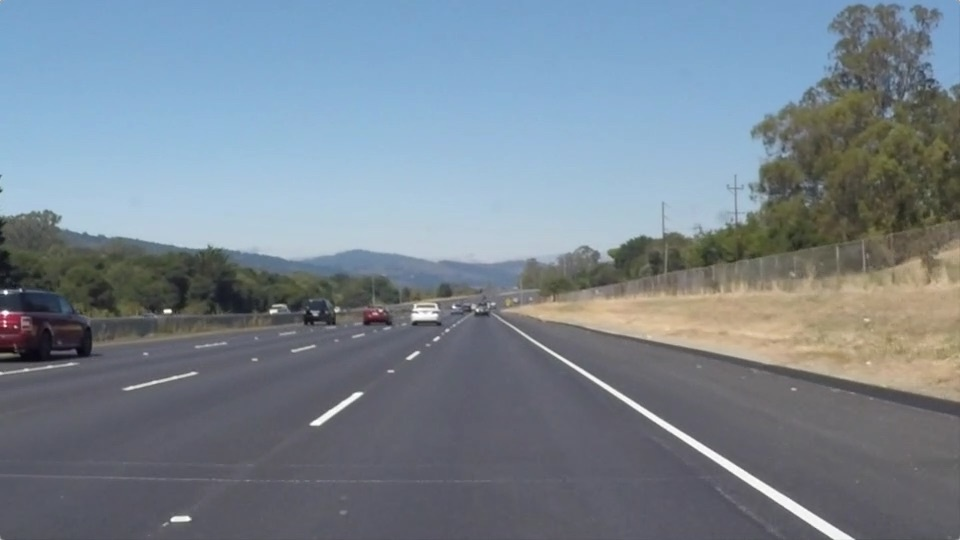
#> input picture media/in/test_img.jpg, 960 x 540 px
$ python -i vert_edge_map_generator.py   (imports and definitions only)   (older library calls are emulated)
#> lines starting #> are read from the running program, lines starting #| are printed output that depends on the picture; after the words box and inside, x2 and y2 are one past the last pixel; in counts of white or black regions, pixels touching at a corner belong together
#> further down, picture is the input picture: shape (540, 960, 3); mean B, G, R 143.7, 132.6, 120.3
import cv2
import numpy as np
from numpy.typing import NDArray
from typing import Literal
from lane_detection.utils.constants import (
    THRESH_WHITE_LOWER, THRESH_WHITE_UPPER,
    THRESH_YELLOW_LOWER, THRESH_YELLOW_UPPER
)

class VerticalEdgeMapGenerator():
    '''
    Description
    -----------
    Image preprocessing class that generates a feature map for use in lane line detection.

    Parameters
    ----------
    threshold : float, default 150.0
        Argument passed `cv2.threshold()`'s `thresh` argument. Pixel intensities >= threshold param will be set to 255.

    ksize : int, {3, 5, 7, 9, 11, 15}, default 3
        The kernel size passed to both `cv2.GaussianBlur()` and `cv2.Sobel()`.

    Public Methods
    --------------
    `.generate()`
    '''

    def __init__(self, ksize:Literal[3, 5, 7, 9, 11, 13, 15]=3) -> None:
        '''
        Parameters
        ----------
        threshold : float, default 150.0
            Argument passed `cv2.threshold()`'s `thresh` argument. Pixel intensities >= threshold param will be set to 255.

        ksize : int, {3, 5, 7, 9, 11, 13, 15}, default 3
            The kernel size passed to both `cv2.GaussianBlur()` and `cv2.Sobel()`.
        '''
        self.white_lower = THRESH_WHITE_LOWER
        self.white_upper = THRESH_WHITE_UPPER
        self.yellow_lower = THRESH_YELLOW_LOWER
        self.yellow_upper = THRESH_YELLOW_UPPER

        self.ksize = ksize

    def generate(self, frame:NDArray) -> tuple[NDArray, NDArray]:
        '''
        Description
        -----------
        Generates a vertical-based edge map. The frame/image is first converted from BGR to HSL format.
        Two thresh masks are created, targeting white and yellow pixels. The thresh masks are then merged and applied to the original image.
        The HSL-Thresh masked image is then passed to `cv2.GaussianBlur()` and `cv2.Sobel()`, respectively.
        Lastly, edge map pixel intensities are normalized back to a 0-255 pixel intensity range.

        Parameters
        ----------
        frame : NDArray
            source frame/image that will be used to generate a vertical-based edge map.

        Returns
        -------
        binary image : NDArray
            result of `cv2.threshold()`.
        edge map : NDArray
            result of `cv2.Sobel()` + pixel normalization
        '''
        thresh = self._thresh_mask(frame, self.white_lower, self.white_upper, self.yellow_lower, self.yellow_upper)
        edge_map = self._detect_edges(thresh, self.ksize)
        return thresh, edge_map

    def _thresh_mask(self, frame:NDArray, white_lower:NDArray, white_upper:NDArray, yellow_lower:NDArray, yellow_upper:NDArray):
        '''
        Description
        -----------
        Performs a BGR to HSL color conversion on a frame/image,
        then generates a masks from the L- and S-channels using `cv2.inRange()`. The two masks are merged via a `cv2.bitwise_or()`.
        Lastly, the merged HLS-mask is applied to the original frame with `cv2.bitwise_and()`.

        Parameters
        ----------
        frame : NDArray
            source frame/image that will be used to generate the mask.

        white_lower : NDArray
            Vector of size == 3 that represents the lower bands of Hue, Lightness, and Saturation used to detect the "white" portions of the image. Passed as `lowerb` argument to `cv2.inRange()`.
        white_upper : NDArray
            Vector of size == 3 that represents the upper bands of Hue, Lightness, and Saturation used to detect the "white" portions of the image. Passed as `upperb` argument to `cv2.inRange()`.
        white_lower : NDArray
            Vector of size == 3 that represents the lower bands of Hue, Lightness, and Saturation used to detect the "yellow" portions of the image. Passed as `lowerb` argument to `cv2.inRange()`.
        white_lower : NDArray
            Vector of size == 3 that represents the upper bands of Hue, Lightness, and Saturation used to detect the "yellow" portions of the image. Passed as `upperb` argument to `cv2.inRange()`.

        Returns
        -------
        HSL-Thresh Mask : NDArray

        '''
        hls = cv2.cvtColor(frame, cv2.COLOR_BGR2HLS)
#> hls: shape (540, 960, 3); mean of channels 0, 1, 2 95, 132.1, 55.2
        white = cv2.inRange(hls, white_lower, white_upper)
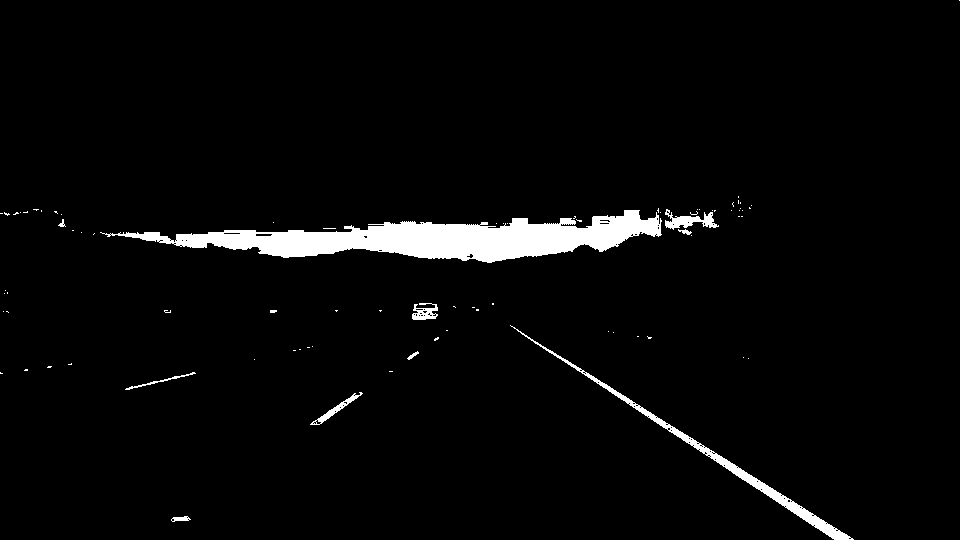
#> white: shape (540, 960); 3.3% white; 81 white regions (71 under 20 px), largest, box (x1, y1, x2, y2) and area: (100, 210, 662, 263) 13080, (510, 325, 854, 540) 2403, (665, 209, 719, 230) 485
        yellow = cv2.inRange(hls, yellow_lower, yellow_upper)
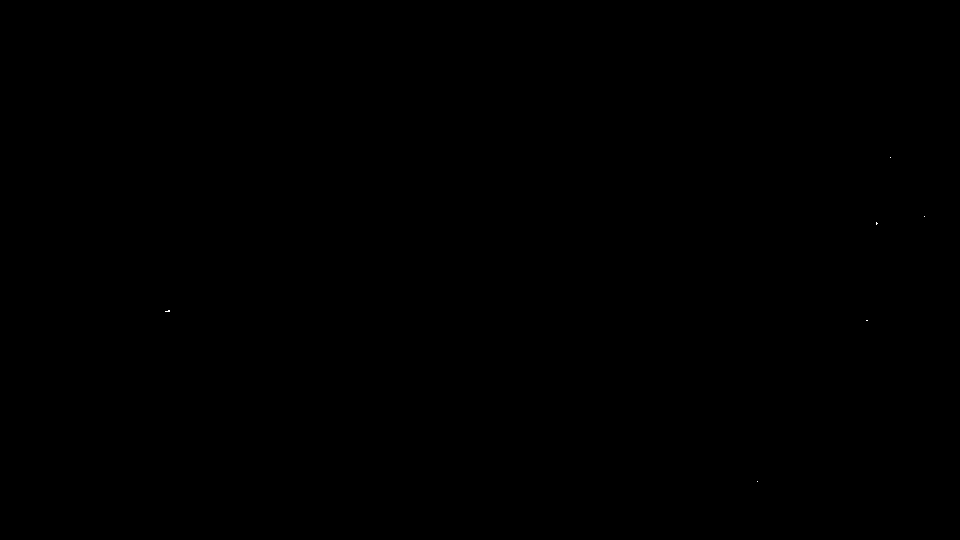
#> yellow: shape (540, 960); 0% white in thin lines or dots, all inside (x1, y1, x2, y2) = (165, 157, 925, 482)
        mask = cv2.bitwise_or(white, yellow)
#> mask: shape (540, 960); 3.3% white; 85 white regions (74 under 20 px), largest, box (x1, y1, x2, y2) and area: (100, 210, 662, 263) 13080, (510, 325, 854, 540) 2404, (665, 209, 719, 230) 485
        return cv2.bitwise_and(frame, frame, mask=mask)
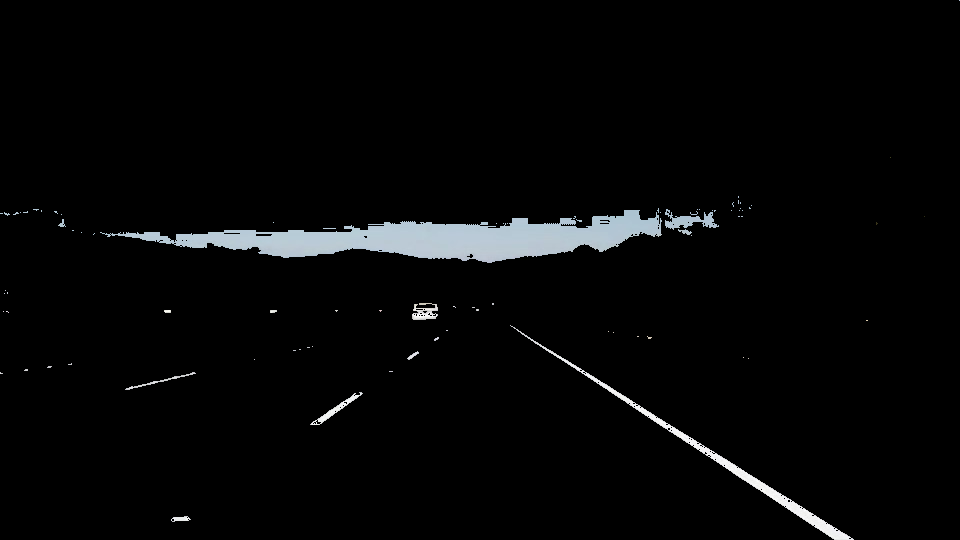
#> returned value: shape (540, 960, 3); mean of channels 0, 1, 2 7.1, 6.8, 6.4; drawn as B, G, R

    def _detect_edges(self, frame:NDArray, ksize:Literal[3, 5, 7, 9, 11, 13, 15]=3):
        '''
        Description
        -----------
        Applies `cv2.GaussianBlur()` and `cv2.Sobel()` to a binary image, respectively.
        The edge map produced by `cv2.Sobel() is then normalized back to a 0-255 pixel intensity range.

        Parameters
        ----------
        frame : NDArray
            binary frame/image that will be used to generate an edge map.

        ksize : int, {3, 5, 7, 9, 11, 15}, default 3
            height/width of kernel used to convolve image with `cv2.GaussianBlur()` and `cv2.Sobel()`.

        Returns
        -------
        edge map : NDArray
            result of `cv2.GaussianBlur()` --> `cv2.Sobel()`.
        '''
#> called with ksize = 3
        frame = cv2.cvtColor(frame, cv2.COLOR_BGR2GRAY)
        kernel = (ksize, ksize)
        frame = cv2.GaussianBlur(frame, kernel, 0)

        sobel_X = cv2.Sobel(frame, cv2.CV_32F, 1, 0, ksize=ksize)
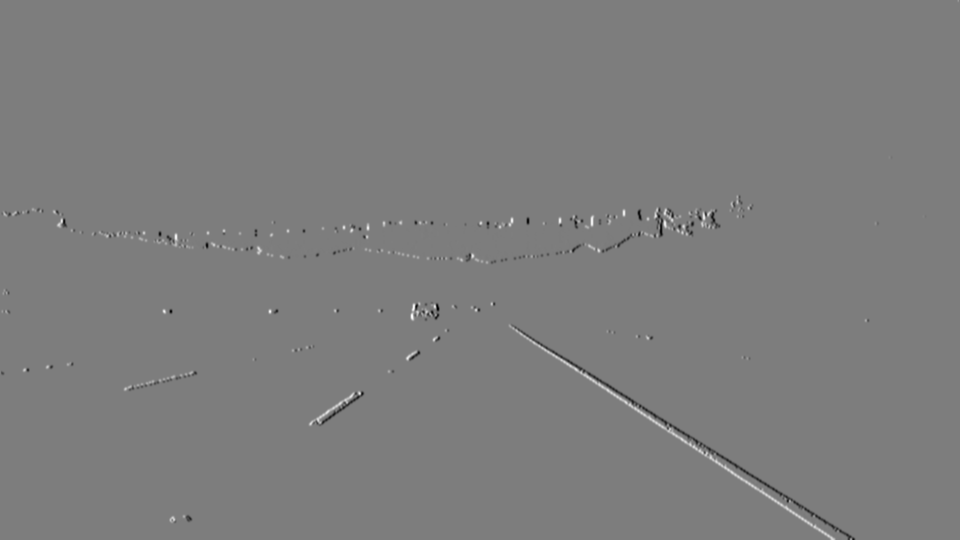
#> sobel_X: shape (540, 960) float32; min -662, max 685, mean 0; drawn with min black and max white
        sobel_X = np.absolute(sobel_X)

        return np.uint8(sobel_X / np.max(sobel_X) * 255)
#> returned value: shape (540, 960)

>>> import cv2
>>> picture = cv2.imread('../../media/in/test_img.jpg')
>>> result = VerticalEdgeMapGenerator().generate(picture)
